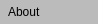
<?xml version="1.0" encoding="UTF-8"?>
<ui version="4.0">
 <class>HelpMenuDialog</class>
 <widget class="QDialog" name="HelpMenuDialog">
  <property name="geometry">
   <rect>
    <x>0</x>
    <y>0</y>
    <width>98</width>
    <height>24</height>
   </rect>
  </property>
  <property name="windowTitle">
   <string>Dialog</string>
  </property>
  <property name="styleSheet">
   <string notr="true">color: black;
background: #bbbbbb;
</string>
  </property>
  <layout class="QVBoxLayout" name="verticalLayout">
   <property name="spacing">
    <number>0</number>
   </property>
   <property name="leftMargin">
    <number>0</number>
   </property>
   <property name="topMargin">
    <number>0</number>
   </property>
   <property name="rightMargin">
    <number>0</number>
   </property>
   <property name="bottomMargin">
    <number>0</number>
   </property>
   <item>
    <widget class="QPushButton" name="aboutPushButton">
     <property name="styleSheet">
      <string notr="true">QPushButton {
  color: black;
  background: #bbbbbb;
  border: none;
  text-align: left;
  padding: 4px 8px;
}
QPushButton:hover {
    background-color: #D0FFFF;
}
QPushButton:disabled {
  color: gray;
  background: #bbbbbb;
}
</string>
     </property>
     <property name="text">
      <string>About</string>
     </property>
    </widget>
   </item>
  </layout>
 </widget>
 <resources/>
 <connections/>
</ui>
